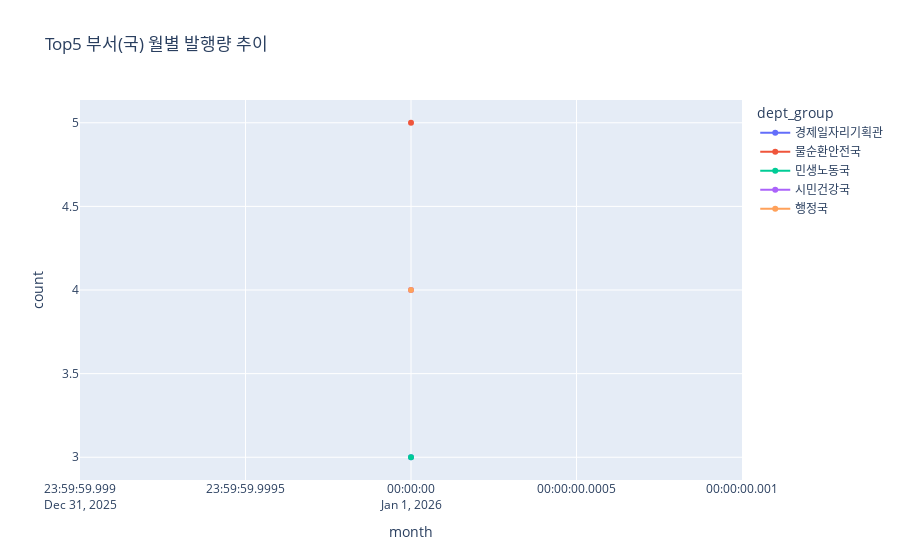

This figure's notebook cell:
### Code cell
top_depts = df["dept_group"].value_counts().head(5).index.tolist()
d2 = df[df["dept_group"].isin(top_depts)]
trend = d2.groupby(["month","dept_group"]).size().reset_index(name="count")
fig = px.line(trend, x="month", y="count", color="dept_group", markers=True,
              title="Top5 부서(국) 월별 발행량 추이")
fig.show()

### Figure 1 — Plotly figure (JSON) as saved in the notebook; plotly's stock layout.template omitted (floating-point values rounded to 4 significant figures)
{"data": [{"hovertemplate": "dept_group=경제일자리기획관<br>month=%{x}<br>count=%{y}<extra></extra>", "legendgroup": "경제일자리기획관", "line": {"color": "#636efa", "dash": "solid"}, "marker": {"symbol": "circle"}, "mode": "lines+markers", "name": "경제일자리기획관", "orientation": "v", "showlegend": true, "type": "scatter", "x": ["2026-01-01T00:00:00"], "xaxis": "x", "y": [3], "yaxis": "y"}, {"hovertemplate": "dept_group=물순환안전국<br>month=%{x}<br>count=%{y}<extra></extra>", "legendgroup": "물순환안전국", "line": {"color": "#EF553B", "dash": "solid"}, "marker": {"symbol": "circle"}, "mode": "lines+markers", "name": "물순환안전국", "orientation": "v", "showlegend": true, "type": "scatter", "x": ["2026-01-01T00:00:00"], "xaxis": "x", "y": [5], "yaxis": "y"}, {"hovertemplate": "dept_group=민생노동국<br>month=%{x}<br>count=%{y}<extra></extra>", "legendgroup": "민생노동국", "line": {"color": "#00cc96", "dash": "solid"}, "marker": {"symbol": "circle"}, "mode": "lines+markers", "name": "민생노동국", "orientation": "v", "showlegend": true, "type": "scatter", "x": ["2026-01-01T00:00:00"], "xaxis": "x", "y": [3], "yaxis": "y"}, {"hovertemplate": "dept_group=시민건강국<br>month=%{x}<br>count=%{y}<extra></extra>", "legendgroup": "시민건강국", "line": {"color": "#ab63fa", "dash": "solid"}, "marker": {"symbol": "circle"}, "mode": "lines+markers", "name": "시민건강국", "orientation": "v", "showlegend": true, "type": "scatter", "x": ["2026-01-01T00:00:00"], "xaxis": "x", "y": [4], "yaxis": "y"}, {"hovertemplate": "dept_group=행정국<br>month=%{x}<br>count=%{y}<extra></extra>", "legendgroup": "행정국", "line": {"color": "#FFA15A", "dash": "solid"}, "marker": {"symbol": "circle"}, "mode": "lines+markers", "name": "행정국", "orientation": "v", "showlegend": true, "type": "scatter", "x": ["2026-01-01T00:00:00"], "xaxis": "x", "y": [4], "yaxis": "y"}], "layout": {"legend": {"title": {"text": "dept_group"}, "tracegroupgap": 0}, "title": {"text": "Top5 부서(국) 월별 발행량 추이"}, "xaxis": {"anchor": "y", "domain": [0, 1], "title": {"text": "month"}}, "yaxis": {"anchor": "x", "domain": [0, 1], "title": {"text": "count"}}}}
